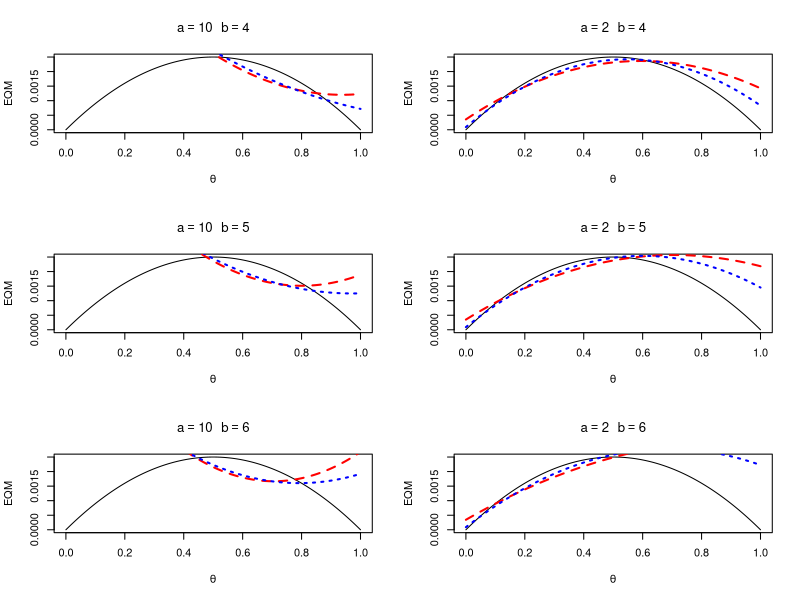

The R source for this figure:
# limpar todas as variáveis
rm(list = ls(all.names = TRUE))


library(pscl)

# Comparação de estimadores (Verossimilhança Bernoulli)

n <- 30
theta <- seq(0.0001,0.9999,length.out=1000)
EQM.MV <- theta*(1-theta)/n

## diferentes valores para a e b, parametros da priori Beta(a,b)
m.ab <- rbind(cbind(1,1),cbind(5,10),cbind(10,5),cbind(10,10))

pdf("compare-n=30.pdf")
par(mfrow=c(2,2))

for(i in 1:4)
{
  EQM.EAP <- (n*theta*(1-theta) + (m.ab[i,1]-theta*(m.ab[i,1] + m.ab[i,2]))^2)/((n+m.ab[i,1]+m.ab[i,2])^2)

  EQM.MAP <- ((n * theta * (1 - theta)) + (m.ab[i, 1] - 1 - theta * (m.ab[i, 1] + m.ab[i, 2] - 2))^(2))/((n + m.ab[i, 1] + m.ab[i, 2] - 2)^(2))

  #EQM EMV
  plot(theta,EQM.MV,type="l",lwd=3,xlab=expression(theta),ylab="EQM",cex=1.3,
       cex.lab=1.3,cex.axis=1.3,
       main=paste("a = ",m.ab[i,1],", b = ",m.ab[i,2],", n = ",n),col=1)

  lines(theta,EQM.EAP,type="l",lwd=3,xlab=expression(theta),ylab="EQM",cex=1.3,
        cex.lab=1.3,cex.axis=1.3,lty=2,col=2)

  lines(theta,EQM.MAP,type="l",lwd=3,xlab=expression(theta),ylab="EQM",cex=1.3,
        cex.lab=1.3,cex.axis=1.3,lty=2,col=3)

  legend("center", legend = rbind("MV","EAP", "MAP"),bty="n",lty=c(1,2, 2),
         cex=1.2,lwd=2,col=c(1,2, 3))
}
dev.off()

n <- 100
EQM.MV <- theta*(1-theta)/n

pdf("compara-n100.pdf")
par(mfrow=c(2,2))

for(i in 1:4)
{
  EQM.EAP <- (n*theta*(1-theta) + (m.ab[i,1]-theta*(m.ab[i,1] + m.ab[i,2]))^2)/((n+m.ab[i,1]+m.ab[i,2])^2)

  #EQM EMV
  plot(theta,EQM.MV,type="l",lwd=3,xlab=expression(theta),ylab="EQM",cex=1.3,
       cex.lab=1.3,cex.axis=1.3,
       main=paste("a = ",m.ab[i,1],", b = ",m.ab[i,2],", n = ",n),col=1)

  lines(theta,EQM.EAP,type="l",lwd=3,xlab=expression(theta),ylab="EQM",cex=1.3,
        cex.lab=1.3,cex.axis=1.3,lty=2,col=2)

  legend("center", legend = rbind("MV","EAP"),bty="n",lty=c(1,2),
         cex=1.2,lwd=2,col=c(1,2))
}
dev.off()

n <- 2000
EQM.MV <- theta*(1-theta)/n

pdf("compara-n2000.pdf")
par(mfrow=c(2,2))
for(i in 1:4)
{
  EQM.EAP <- (n*theta*(1-theta) + (m.ab[i,1]-theta*(m.ab[i,1] + m.ab[i,2]))^2)/((n+m.ab[i,1]+m.ab[i,2])^2)

  #EQM EMV
  plot(theta,EQM.MV,type="l",lwd=3,xlab=expression(theta),ylab="EQM",cex=1.3,
       cex.lab=1.3,cex.axis=1.3,
       main=paste("a = ",m.ab[i,1],", b = ",m.ab[i,2],", n = ",n),col=1)

  lines(theta,EQM.EAP,type="l",lwd=3,xlab=expression(theta),ylab="EQM",cex=1.3,
        cex.lab=1.3,cex.axis=1.3,lty=2,col=2)

  legend("center", legend = rbind("MV","EAP"),bty="n",lty=c(1,2),
         cex=1.2,lwd=2,col=c(1,2))
}
dev.off()


# Superfícies de EQM: n x theta

# EMV
theta<- seq(0.0001,0.9999,length.out=200)
n <- seq(30,50,length.out=200)

eqm.mv<-function(theta,n){
  theta*(1-theta)/n
}

## grafico de superficie do EMV e EAP

z <- outer(theta,n,eqm.mv)
pdf("Surface_EQM_MV.pdf")
par(mfrow=c(1,1))

persp(theta,n,z,theta=65,phi=20,expand=0.5,ticktype = "detailed",shade=0.75,
      col=5,zlab="EQM",main="Estimador de máxima verossimilhança")

dev.off()

# EAP

theta<- seq(0.0001,0.9999,length.out=200)
n <- seq(30,50,length.out=200)

a <- 10
b <- 10

eqm.EAP <- function(theta,n){
  (n*theta*(1-theta) + (a-theta*(a + b))^2)/((n+a+b)^2)
}

z <- outer(theta,n,eqm.EAP)

pdf("Surface_EQM_EAP.pdf")
par(mfrow=c(1,1))

persp(theta,n,z,theta=65,phi=20,expand=0.5,ticktype = "detailed",shade=0.75,
      col=5,zlab="EQM",main=paste("Esperança a posteriori, a = ",a,", b = ",b))
dev.off()

pdf("priori-beta-10-10.pdf")
s.beta <- rbeta(1000,10,10)
plot(density(s.beta),main="priori Beta(10,10)",xlab="theta",ylab="densidade")
dev.off()

#----Meu método----

func_grafico_eqm <- function(n, a, b) {
    m <- cbind(a, b)
    if (nrow(m) == 1) {
        theta <- seq(0, 1, length.out = 1000)
        eqm_mle <- (theta * (1 - theta))/n
        eqm_eap <- (n * theta * (1 - theta) + (a - theta * (a + b))^2)/((n + a + b)^2)
        eqm_map <- ((n * theta * (1 - theta)) + (a - 1 - theta * (a + b - 2))^(2))/((n + a + b - 2)^(2))
        plot(theta, eqm_mle, type = "l", xlab = expression(theta), ylab = "EQM")
        lines(theta, eqm_eap, type = "l", lty = 2, col = "red", lwd = 2)
        lines(theta, eqm_map, type = "l", lty = 3, col = "blue", lwd = 2)
    }
    else {
        par(mfrow = c(round(nrow(m)/2), 2))
        theta <- seq(0, 1, length.out = 1000)
        eqm_mle <- (theta * (1 - theta))/n
        for (i in 1:nrow(m)) {
            eqm_eap <- (n * theta * (1 - theta) + (m[i, 1] - theta * (m[i, 1] + m[i, 2]))^2)/((n + m[i, 1] + m[i, 2])^2)
            eqm_map <- ((n * theta * (1 - theta)) + (m[i, 1] - 1 - theta * (m[i, 1] + m[i, 2] - 2))^(2))/((n + m[i, 1] + m[i, 2] - 2)^(2))
            plot(theta, eqm_mle, type = "l", xlab = expression(theta), ylab = "EQM", main = bquote(a == .(m[i, 1]) ~~~ b == .(m[i, 2])))
            lines(theta, eqm_eap, type = "l", lty = 2, col = "red", lwd = 2)
            lines(theta, eqm_map, type = "l", lty = 3, col = "blue", lwd = 2)
        }
    }
}

func_grafico_eqm(100, rep(c(10, 2), 3), rep(4:6, each = 2))

par(mfrow = c(1, 1))
